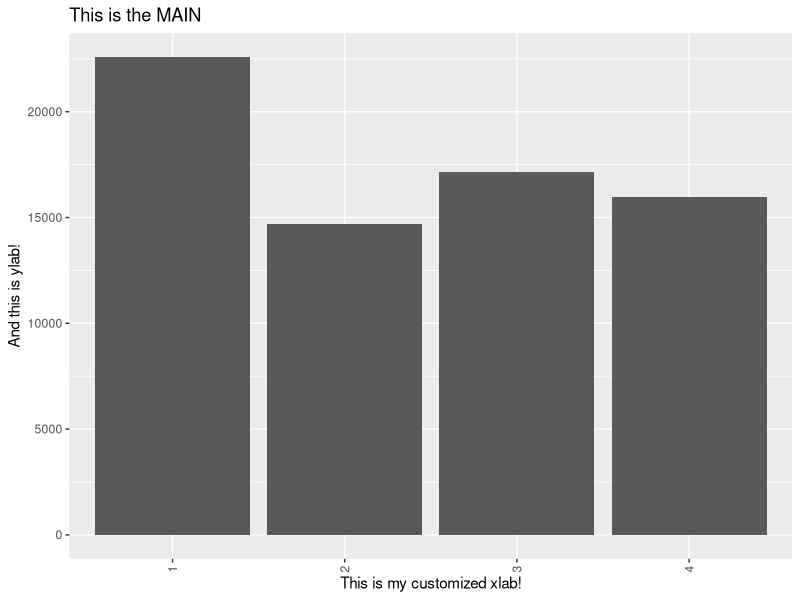
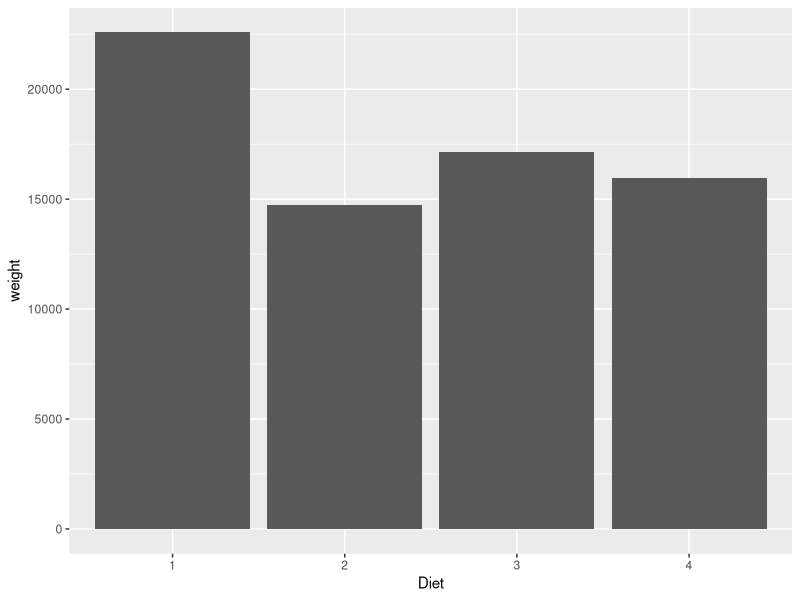
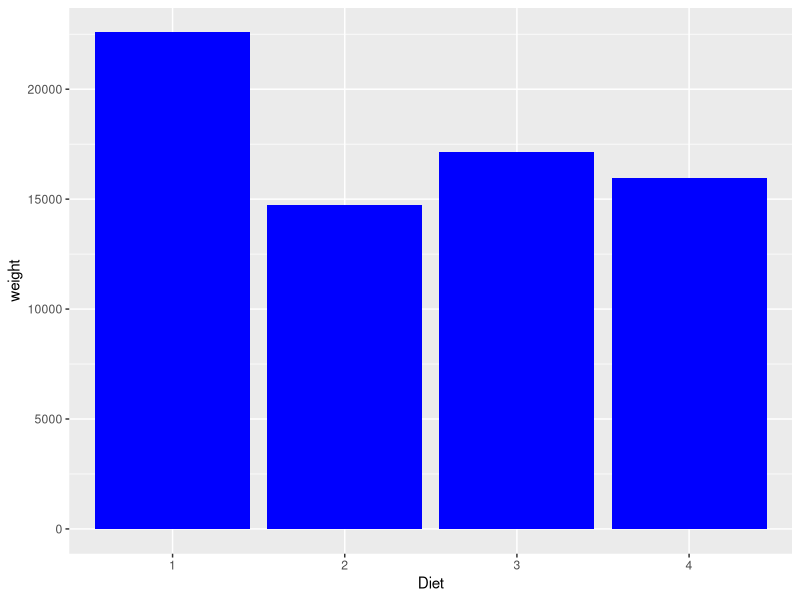
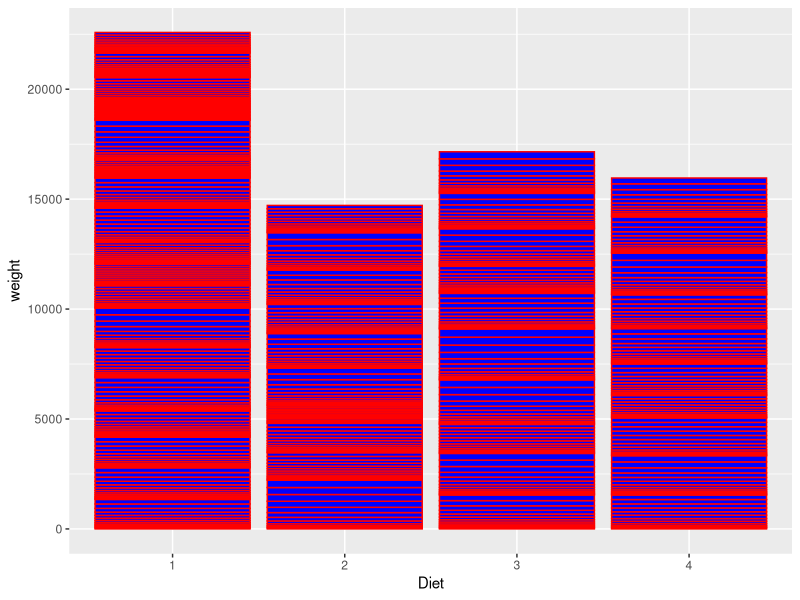
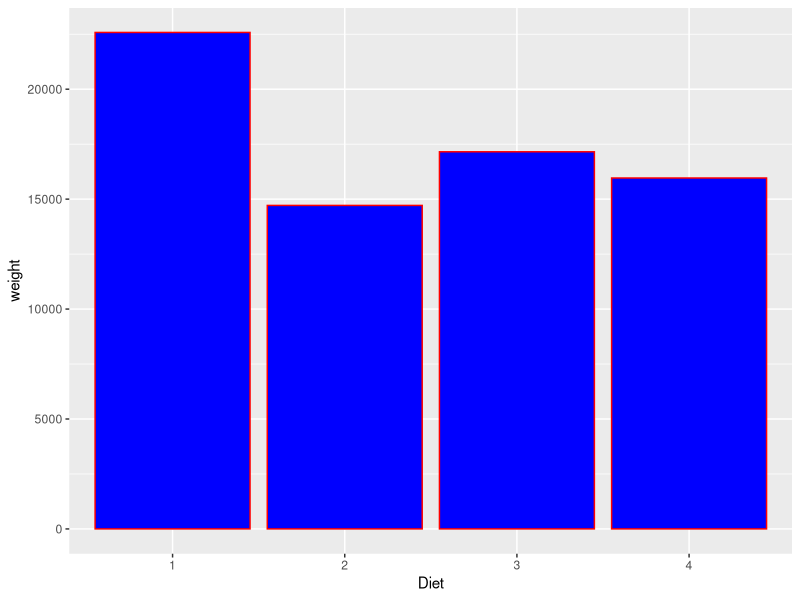
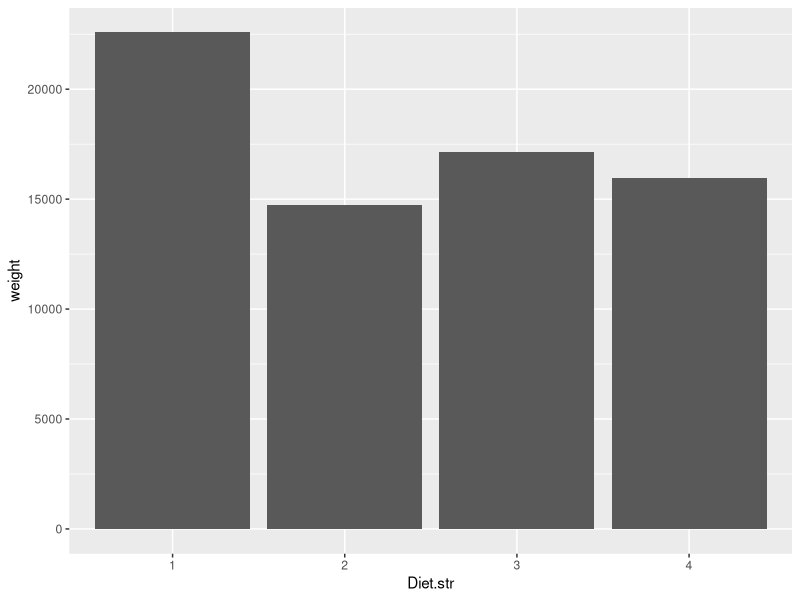
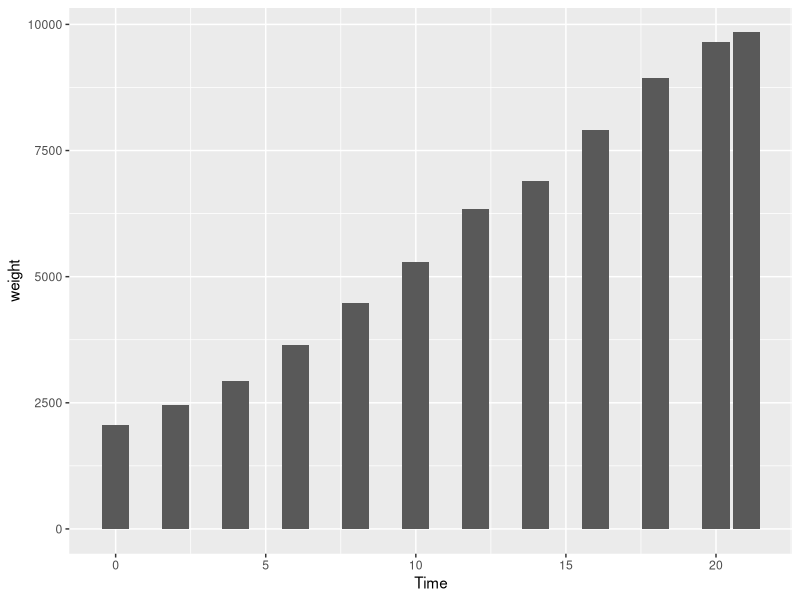
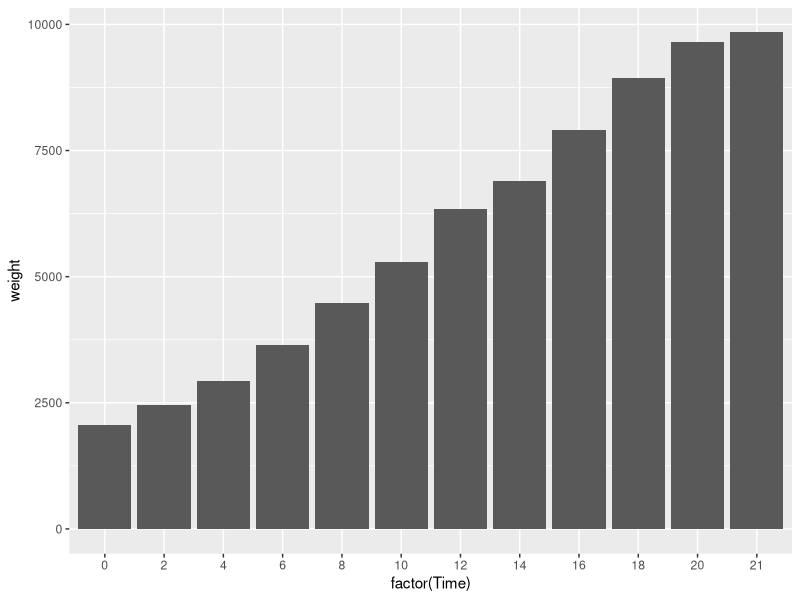

Reproduce these figures in R, in order. (Note: this script raises an error after producing the figures.)
### Kyle Chung <alienatio@pixnet.net>
### Data visualization exercise



################################################################################
####                        set up working environment                      ####
################################################################################
setwd('C:/Dropbox/R/datavis')
library(ggplot2)   # package for fancy plotting
library(gridExtra) # multiplot on single page
# use ggsave() to save ggplot object; use arrangeGrob() for multiplot


################################################################################
####                        the bar graph                                   ####
################################################################################
str(ChickWeight)

ggplot(ChickWeight, aes(x=Diet,y=weight)) + 
    geom_bar(stat='identity') +
    xlab('This is my customized xlab!') + 
    ylab('And this is ylab!') +
    ggtitle('This is the MAIN') + 
    theme(axis.text.x=element_text(angle=90,vjust=.5)) # traonspose the x labels

# in aes(), x denotes the categorical variable in the given data.frame, 
# and y is the value to be plotted if stat='identity' is used
# also notice that y is implicitly group-summed by x
check1 <- aggregate(weight ~ Diet, data=ChickWeight, FUN=sum)
ggplot(check1, aes(x=Diet,y=weight)) + geom_bar(stat='identity')

# change colors
ggplot(ChickWeight, aes(x=Diet,y=weight)) + 
    geom_bar(stat='identity', fill='blue')
# and add outline of the bars
ggplot(ChickWeight, aes(x=Diet,y=weight)) + 
    geom_bar(stat='identity', fill='blue', color='red')
# what the hell? check the following graph, too
# y var is actually 'stacked up' instead of simply summed up
ggplot(check1, aes(x=Diet,y=weight)) + 
    geom_bar(stat='identity', fill='blue', color='red')

# x var can be factors or pure strings
check1$Diet.str <- as.character(check1$Diet)
ggplot(check1, aes(x=Diet.str,y=weight)) + geom_bar(stat='identity')

# if x is numeric (i.e., continuous var), possible null will be inserted
ggplot(ChickWeight, aes(x=Time,y=weight)) + geom_bar(stat='identity')
# to cure this (if preferred), use factor()
ggplot(ChickWeight, aes(x=factor(Time),y=weight)) + geom_bar(stat='identity')

# ignore y var to plot the x var by its counts
ggplot(ChickWeight, aes(x=Diet)) + geom_bar(stat='bin') # or simply geom_bar()
# check if these are the correct counts
check3 <- aggregate(weight ~ Diet, data=ChickWeight, FUN=length)
ggplot(check3, aes(x=Diet, y=weight)) + geom_bar(stat='identity')

# a second-level x var (the fill var): result on y seems strange, bug?
ggplot(ChickWeight, aes(x=factor(Time),fill=Diet,y=weight)) + 
    geom_bar(position='dodge', stat='identity')
# the correct result needs pre-summing
check2 <- aggregate(weight ~ Diet + Time, data=ChickWeight, FUN=sum)
ggplot(check2, aes(x=factor(Time),fill=Diet,y=weight)) + 
    geom_bar(position='dodge', stat='identity')
# or just default to stacked bar
ggplot(ChickWeight, aes(x=factor(Time),fill=Diet,y=weight)) + 
    geom_bar(stat='identity')
# reverse the legend in stacked bar
ggplot(ChickWeight, aes(x=factor(Time),fill=Diet,y=weight)) + 
    geom_bar(stat='identity') +
    guides(fill=guide_legend(reverse=TRUE))

# proportional stacked bar
# no automatic approach, calculate the percentage and plot it
check2p <- merge(check2, 
                aggregate(data=check2, weight ~ Time, FUN=sum), 
                by='Time')
check2p$pct <- check2p$weight.x / check2p$weight.y
ggplot(check2p, aes(x=factor(Time),fill=Diet,y=pct)) + 
    geom_bar(stat='identity')

# automatically generate interaction groups
check2pp <- subset(check2p, Time <= 4)
ggplot(check2pp, aes(x=interaction(factor(Time),Diet),y=pct)) + 
    geom_bar(stat='identity')

# choose brewer colors of the fill var
# see ?RColorBrewer::display.brewer.pal for more palette info
ggplot(ChickWeight, aes(x=factor(Time),fill=Diet,y=weight)) + 
    geom_bar(stat='identity') +
    scale_fill_brewer(palette='Pastel1')

# plot different bar with different colors
# notice that this is different from using a secondary group-by var
check2$cate <- ifelse(check2$Diet==1, 1, 0)
ggplot(check2, aes(x=Diet,fill=factor(cate),y=weight)) + 
    geom_bar(stat='identity')

# re-order x var by its height (value of y var)
ggplot(check2, aes(x=reorder(Diet,-weight),fill=factor(cate),y=weight)) + 
    geom_bar(stat='identity')

# plot positive and negative value with different directions
sleepid <- aggregate(data=sleep, extra ~ ID, FUN=sum)
sleepid$pos <- sleepid$extra >= 0 # need dummy var to indicate the sign
ggplot(sleepid, aes(x=ID,y=extra,fill=pos)) +
    geom_bar(stat='identity', position='identity') +
    guides(fill=FALSE) # remove the legend

# change legend title
# be aware that argname is linked to group var
ggplot(sleepid, aes(x=ID,y=extra,fill=pos)) +
    geom_bar(stat='identity', position='identity') +
    labs(fill='my legend title') 

# change bar width (maximum width = 1)
ggplot(sleepid, aes(x=ID,y=extra,fill=pos)) +
    geom_bar(stat='identity', position='identity', width=.5) 
# change bar width in dodge plot 
# (dodge width > normal width => separated grouped bar)
ggplot(check2, aes(x=factor(Time),fill=Diet,y=weight)) + 
    geom_bar(stat='identity', width=.5, position=position_dodge(.7))
# (dodge width < normal width => overlapped grouped bar)
ggplot(check2, aes(x=factor(Time),fill=Diet,y=weight)) + 
    geom_bar(stat='identity', width=1, position=position_dodge(.7))

# add text (label) to the bar
# positive vjust for label below the bar
ggplot(check1, aes(x=Diet,y=weight)) + 
    geom_bar(stat='identity') +
    geom_text(aes(label=weight), vjust=2, color='white')
# negative vjust for label above the bar
ggplot(check1, aes(x=Diet,y=weight)) + 
    geom_bar(stat='identity') +
    geom_text(aes(label=weight), vjust=-.5)
# label on stacked bar need additional column indicating the cummulative sum
check2 <- check2[with(check2,order(Time,weight)),]# sorting is necessary!
cums <- aggregate(data=check2, weight ~ Time, FUN=cumsum)
check2$cum <- as.vector(t(cums[,-1]))
ggplot(check2, aes(x=factor(Time),fill=Diet,y=weight)) + 
    geom_bar(stat='identity') +
    geom_text(aes(y=cum, label=weight), color='white', size=7) # size the text

# pie chart    
ggplot(check1, aes(x=factor(1),y=weight,fill=Diet)) + 
    geom_bar(stat='identity') + 
    coord_polar(theta='y')

# change legend text (the breaks link to original group var)
ggplot(check1, aes(x=factor(1),y=weight,fill=Diet)) + 
    geom_bar(stat='identity') + 
    coord_polar(theta='y') +
    scale_fill_discrete(breaks=check1$Diet, labels=paste('new',1:4))
    

################################################################################
####                        the line graph                                  ####
################################################################################
str(AirPassengers)

# ggplot can't deal with matrix/ts objects
air <- as.data.frame(t(
    matrix(AirPassengers, nrow=12, ncol=length(AirPassengers)/12)
    ))
colnames(air) <- paste('m', 1:12, sep='')
air$year <- seq(start(AirPassengers)[1], end(AirPassengers)[1], 1)

# default plot
ggplot(air, aes(x=year,y=m1)) + geom_line()
# add points
ggplot(air, aes(x=year,y=m1)) + geom_line() + geom_point()
# change points' size and shape
ggplot(air, aes(x=year,y=m1)) + geom_line() + geom_point(size=5)
ggplot(air, aes(x=year,y=m1)) + geom_line() + geom_point(size=5, shape=2)
# change linetype, thickness, and color
ggplot(air, aes(x=year,y=m1)) + 
    geom_line(linetype='dashed', size=1.5, color='blue')

# x var can be factors, but need additional parm group=1
# note that a continuous x var may be conceived (not displayed) on the x axis
# use factor(x) to force their presence
ggplot(air, aes(x=factor(year),y=m1,group=1)) + geom_line()

# use a log10 y axis
ggplot(air, aes(x=year,y=m1)) + geom_line() + geom_point() + scale_y_log10()
# set range of y axis
ggplot(air, aes(x=year,y=m1)) + geom_line() + ylim(0, max(air$m1))

# plot multiple lines
# unfortunately, there is no matplot() counterpart in ggplot2
# this means, data must be in long format with a group indicator
air_long <- cbind(stack(air[,1:12]), year=air$year)
# use color=
ggplot(air_long, aes(x=year,y=values,color=ind)) + geom_line()
# change the group var order in the legend (ordered factor)
air_long$ind <- factor(air_long$ind, levels=paste('m', 1:12, sep=''))
# use linetype=
ggplot(air_long, aes(x=year,y=values,linetype=ind)) + geom_line()
# use point shape (only up to 6 categories)
ggplot(air_long[1:(12*6),], aes(x=year,y=values,shape=ind)) + 
    geom_line() + geom_point(size=5)
# use fill= (colorized points) with shape=21 (vaccum circles)
ggplot(air_long[1:(12*6),], aes(x=year,y=values,fill=ind)) + 
    geom_line() + geom_point(size=5, shape=21)
# in case where x is factors: add group=x
ggplot(air_long, aes(x=factor(year),y=values,color=ind,group=ind)) + geom_line()

# line with shaded area
ggplot(air, aes(x=factor(year),y=m1,group=1)) + geom_area()
# change outline, color, alpha (transparency)
ggplot(air, aes(x=factor(year),y=m1,group=1)) + 
    geom_area(color='red', fill='darkblue', alpha=.2)
# top outline only
ggplot(air, aes(x=factor(year),y=m1,group=1)) + 
    geom_area(fill='darkblue', alpha=.2) + geom_line(color='red')

# stacked area plot
ggplot(air_long, aes(x=year,y=values,fill=ind)) + geom_area()
ggplot(air_long, aes(x=year,y=values,color=ind)) + geom_area()
# reverse the order of legend (as in the stacked bar graph)
ggplot(air_long, aes(x=year,y=values,fill=ind)) + geom_area() + 
    guides(fill=guide_legend(reverse=TRUE))

# proportional stacked area plot (as in the stacked bar graph)
air_longp <- merge(air_long,
                   aggregate(data=air_long, values ~ year, FUN=sum),
                   by='year')
air_longp$pct <- air_longp$values.x / air_longp$values.y
# without sorting on group var (horrible!)
ggplot(air_longp, aes(x=year,y=pct,fill=ind)) + geom_area() + 
    guides(fill=guide_legend(reverse=TRUE))
# with sorting on group var
air_longp <- air_longp[order(air_longp$ind),]
ggplot(air_longp, aes(x=year,y=pct,fill=ind)) + geom_area() + 
    guides(fill=guide_legend(reverse=TRUE))


################################################################################
####                        the scatter plot                                ####
################################################################################
str(cars)

ggplot(cars, aes(x=speed,y=dist)) + geom_point()

# change point size (default to 2) or shape (1-25, default to 16)
ggplot(cars, aes(x=speed,y=dist)) + geom_point(size=5) 
ggplot(cars, aes(x=speed,y=dist)) + geom_point(shape=2)  # hollow triangle
ggplot(cars, aes(x=speed,y=dist)) + geom_point(shape=4)  # x-mark
ggplot(cars, aes(x=speed,y=dist)) + geom_point(shape=19) # better solid circle
ggplot(cars, aes(x=speed,y=dist)) + geom_point(shape=21) # hollow circle
# and more...
ggplot(cars, aes(x=speed,y=dist)) + geom_point(shape='#', size=5)
ggplot(cars, aes(x=speed,y=dist)) + geom_point(shape='|', size=5)
ggplot(cars, aes(x=speed,y=dist)) + geom_point(shape='%', size=5)
ggplot(cars, aes(x=speed,y=dist)) + geom_point(shape='+', size=5)
# indeed, some other string literals also work...
ggplot(cars, aes(x=speed,y=dist)) + geom_point(shape='0', size=5)
ggplot(cars, aes(x=speed,y=dist)) + geom_point(shape='1', size=5)
ggplot(cars, aes(x=speed,y=dist)) + geom_point(shape='a', size=5)

# set transparency
ggplot(cars, aes(x=speed,y=dist)) + geom_point(alpha=.2, size=5)

# all possible shapes! (here you know how to hide the axis label)
spoint <- data.frame(x=1,y=1)
symbol_points <- list()
for (i in 1:25) {
    symbol_points[[i]] <- ggplot(spoint, aes(x=x,y=y)) + 
        geom_point(shape=i, size=5) +
        ggtitle(sprintf('shape=%s',i)) + 
        theme(axis.text.x=element_blank(), axis.text.y=element_blank()) +
        xlab('') + ylab('')
}
symbols <- do.call(arrangeGrob,symbol_points)
ggsave(symbols, filename='all_point_symbols.png')

# group points by color or/and shape: need grouping var in the data.frame
cars$grp <- cars$dist >= 50
ggplot(cars, aes(x=speed,y=dist,color=grp)) + geom_point(size=5) 
ggplot(cars, aes(x=speed,y=dist,shape=grp)) + geom_point(size=5) 
ggplot(cars, aes(x=speed,y=dist,shape=grp, color=grp)) + geom_point(size=5)
# set up shapes manually
ggplot(cars, aes(x=speed,y=dist,shape=grp)) + geom_point(size=5) +
    scale_shape_manual(values=c(4,21))

# use continous var as the group var (the third dim for scatter plot)
str(women)
women$bmi <- women$weight*0.45359 / (women$height*2.54/100)^2
ggplot(women, aes(x=weight,y=height,color=bmi)) + geom_point(size=5)
ggplot(women, aes(x=weight,y=height,size=bmi)) + geom_point(shape=19)

# large scale scatter plot
pseudo <- data.frame(x=rnorm(50000), y=runif(50000))
ggplot(pseudo, aes(x=x,y=y)) + geom_point() # unable to see the density!
# bin points plot: deafult to 30*30 grids, each with its own density 
ggplot(pseudo, aes(x=x,y=y)) + stat_bin2d()
# use 50*50 grids with modified colorization
ggplot(pseudo, aes(x=x,y=y)) + stat_bin2d(bins=70) +
    scale_fill_gradient(low='grey',high='black')
# hex point
ggplot(pseudo, aes(x=x,y=y)) + stat_binhex(bins=50) +
    scale_fill_gradient(low='grey',high='red')

# plot regression line
head(faithful)
p <- ggplot(faithful, aes(x=eruptions,y=waiting)) + geom_point()
p + stat_smooth(method=lm, level=.9)  # set 90% CI (default is 95%)
p + stat_smooth(method=lm, se=FALSE)  # remove CI
# change line type (linetype can be string or integer)
p + stat_smooth(method=lm, se=FALSE, color='red', size=1, linetype='dotted')

# locally weighted polynomial fit (the default)
p + stat_smooth()

# logit fit
cars$grp <- as.numeric(cars$grp)
ggplot(cars, aes(x=speed,y=grp)) + 
    geom_point() +
    stat_smooth(method=glm, family=binomial)

# ballon plot
cars$rvalue <- sample(1:1000, size=nrow(cars), replace=TRUE)
ggplot(cars, aes(x=speed,y=dist,size=rvalue)) + 
    geom_point(shape=21) +
    scale_size_area(max_size=10)
